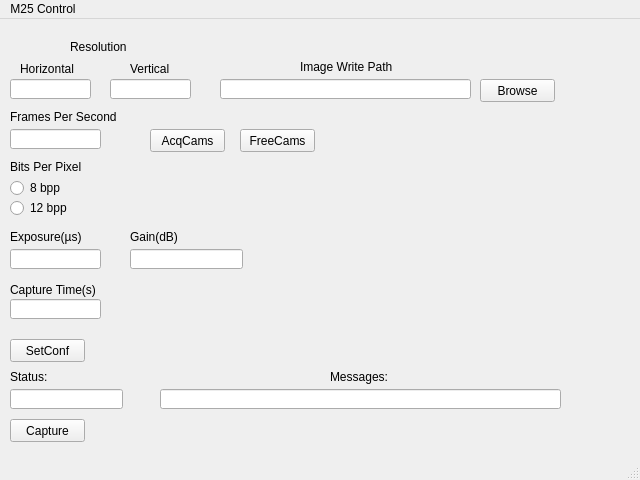
<?xml version="1.0" encoding="UTF-8"?>
<ui version="4.0">
 <class>MainWindow</class>
 <widget class="QMainWindow" name="MainWindow">
  <property name="geometry">
   <rect>
    <x>0</x>
    <y>0</y>
    <width>640</width>
    <height>480</height>
   </rect>
  </property>
  <property name="windowTitle">
   <string>MainWindow</string>
  </property>
  <widget class="QWidget" name="centralwidget">
   <widget class="QLabel" name="ResolutionLabel">
    <property name="geometry">
     <rect>
      <x>70</x>
      <y>20</y>
      <width>81</width>
      <height>16</height>
     </rect>
    </property>
    <property name="text">
     <string>Resolution</string>
    </property>
   </widget>
   <widget class="QLabel" name="HorzLabel">
    <property name="geometry">
     <rect>
      <x>20</x>
      <y>40</y>
      <width>71</width>
      <height>20</height>
     </rect>
    </property>
    <property name="text">
     <string>Horizontal</string>
    </property>
   </widget>
   <widget class="QLabel" name="VertLabel">
    <property name="geometry">
     <rect>
      <x>130</x>
      <y>40</y>
      <width>71</width>
      <height>20</height>
     </rect>
    </property>
    <property name="text">
     <string>Vertical</string>
    </property>
   </widget>
   <widget class="QLineEdit" name="HorzLineEdit">
    <property name="geometry">
     <rect>
      <x>10</x>
      <y>60</y>
      <width>81</width>
      <height>20</height>
     </rect>
    </property>
   </widget>
   <widget class="QLineEdit" name="VertLineEdit">
    <property name="geometry">
     <rect>
      <x>110</x>
      <y>60</y>
      <width>81</width>
      <height>20</height>
     </rect>
    </property>
   </widget>
   <widget class="QLabel" name="FPSLabel">
    <property name="geometry">
     <rect>
      <x>10</x>
      <y>90</y>
      <width>191</width>
      <height>16</height>
     </rect>
    </property>
    <property name="text">
     <string>Frames Per Second</string>
    </property>
   </widget>
   <widget class="QLineEdit" name="FPSLineEdit">
    <property name="geometry">
     <rect>
      <x>10</x>
      <y>110</y>
      <width>91</width>
      <height>20</height>
     </rect>
    </property>
   </widget>
   <widget class="QLabel" name="BPPLabel">
    <property name="geometry">
     <rect>
      <x>10</x>
      <y>140</y>
      <width>171</width>
      <height>16</height>
     </rect>
    </property>
    <property name="text">
     <string>Bits Per Pixel</string>
    </property>
   </widget>
   <widget class="QLabel" name="EXPLabel">
    <property name="geometry">
     <rect>
      <x>10</x>
      <y>210</y>
      <width>151</width>
      <height>16</height>
     </rect>
    </property>
    <property name="text">
     <string>Exposure(µs)</string>
    </property>
   </widget>
   <widget class="QLineEdit" name="EXPLineEdit">
    <property name="geometry">
     <rect>
      <x>10</x>
      <y>230</y>
      <width>91</width>
      <height>20</height>
     </rect>
    </property>
   </widget>
   <widget class="QLabel" name="CaptureLabel">
    <property name="geometry">
     <rect>
      <x>10</x>
      <y>260</y>
      <width>181</width>
      <height>21</height>
     </rect>
    </property>
    <property name="text">
     <string>Capture Time(s)</string>
    </property>
   </widget>
   <widget class="QLineEdit" name="CapTimeLineEdit">
    <property name="geometry">
     <rect>
      <x>10</x>
      <y>280</y>
      <width>91</width>
      <height>20</height>
     </rect>
    </property>
   </widget>
   <widget class="QPushButton" name="CapturePushButton">
    <property name="geometry">
     <rect>
      <x>10</x>
      <y>400</y>
      <width>75</width>
      <height>23</height>
     </rect>
    </property>
    <property name="text">
     <string>Capture</string>
    </property>
   </widget>
   <widget class="QLabel" name="WritePLlabel">
    <property name="geometry">
     <rect>
      <x>300</x>
      <y>40</y>
      <width>171</width>
      <height>16</height>
     </rect>
    </property>
    <property name="text">
     <string>Image Write Path</string>
    </property>
   </widget>
   <widget class="QLineEdit" name="WritePLineEdit">
    <property name="geometry">
     <rect>
      <x>220</x>
      <y>60</y>
      <width>251</width>
      <height>20</height>
     </rect>
    </property>
   </widget>
   <widget class="QPushButton" name="BrowsePushButton">
    <property name="geometry">
     <rect>
      <x>480</x>
      <y>60</y>
      <width>75</width>
      <height>23</height>
     </rect>
    </property>
    <property name="text">
     <string>Browse</string>
    </property>
   </widget>
   <widget class="QRadioButton" name="radioButton">
    <property name="geometry">
     <rect>
      <x>10</x>
      <y>160</y>
      <width>131</width>
      <height>18</height>
     </rect>
    </property>
    <property name="text">
     <string>8 bpp</string>
    </property>
   </widget>
   <widget class="QRadioButton" name="radioButton_2">
    <property name="geometry">
     <rect>
      <x>10</x>
      <y>180</y>
      <width>151</width>
      <height>18</height>
     </rect>
    </property>
    <property name="text">
     <string>12 bpp</string>
    </property>
   </widget>
   <widget class="QLineEdit" name="MsgLineEdit">
    <property name="geometry">
     <rect>
      <x>160</x>
      <y>370</y>
      <width>401</width>
      <height>20</height>
     </rect>
    </property>
   </widget>
   <widget class="QLabel" name="StatusLabel">
    <property name="geometry">
     <rect>
      <x>10</x>
      <y>350</y>
      <width>111</width>
      <height>16</height>
     </rect>
    </property>
    <property name="text">
     <string>Status:</string>
    </property>
   </widget>
   <widget class="QLineEdit" name="StatusLineEdit">
    <property name="geometry">
     <rect>
      <x>10</x>
      <y>370</y>
      <width>113</width>
      <height>20</height>
     </rect>
    </property>
   </widget>
   <widget class="QLabel" name="MsgLabel">
    <property name="geometry">
     <rect>
      <x>330</x>
      <y>350</y>
      <width>121</width>
      <height>16</height>
     </rect>
    </property>
    <property name="text">
     <string>Messages:</string>
    </property>
   </widget>
   <widget class="QPushButton" name="AcquireCamsButton">
    <property name="geometry">
     <rect>
      <x>150</x>
      <y>110</y>
      <width>75</width>
      <height>23</height>
     </rect>
    </property>
    <property name="text">
     <string>AcqCams</string>
    </property>
   </widget>
   <widget class="QPushButton" name="ReleaseCamsButton">
    <property name="geometry">
     <rect>
      <x>240</x>
      <y>110</y>
      <width>75</width>
      <height>23</height>
     </rect>
    </property>
    <property name="text">
     <string>FreeCams</string>
    </property>
   </widget>
   <widget class="QPushButton" name="ConfButton">
    <property name="geometry">
     <rect>
      <x>10</x>
      <y>320</y>
      <width>75</width>
      <height>23</height>
     </rect>
    </property>
    <property name="text">
     <string>SetConf</string>
    </property>
   </widget>
   <widget class="QLineEdit" name="GainlineEdit">
    <property name="geometry">
     <rect>
      <x>130</x>
      <y>230</y>
      <width>113</width>
      <height>20</height>
     </rect>
    </property>
   </widget>
   <widget class="QLabel" name="GainLabel">
    <property name="geometry">
     <rect>
      <x>130</x>
      <y>210</y>
      <width>61</width>
      <height>16</height>
     </rect>
    </property>
    <property name="text">
     <string>Gain(dB)</string>
    </property>
   </widget>
  </widget>
  <widget class="QStatusBar" name="statusbar"/>
  <widget class="QMenuBar" name="menubar">
   <property name="geometry">
    <rect>
     <x>0</x>
     <y>0</y>
     <width>640</width>
     <height>22</height>
    </rect>
   </property>
   <widget class="QMenu" name="menuM25_Control">
    <property name="title">
     <string>M25 Control</string>
    </property>
   </widget>
   <addaction name="menuM25_Control"/>
  </widget>
 </widget>
 <resources/>
 <connections/>
</ui>
